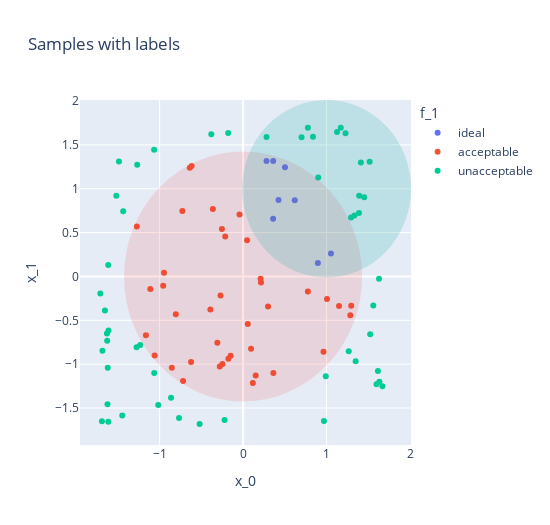

The notebook cell this image was saved under:
### Code cell
# Plot the sample df
import math

import plotly.express as px


fig = px.scatter(
    sample_df,
    x="x_0",
    y="x_1",
    color="f_1",
    width=550,
    height=525,
    title="Samples with labels",
)
fig.add_shape(
    type="circle",
    xref="x",
    yref="y",
    opacity=0.1,
    fillcolor="red",
    x0=-math.sqrt(2),
    y0=-math.sqrt(2),
    x1=math.sqrt(2),
    y1=math.sqrt(2),
    line_color="red",
)
fig.add_shape(
    type="circle",
    xref="x",
    yref="y",
    opacity=0.2,
    fillcolor="LightSeaGreen",
    x0=0,
    y0=0,
    x1=2,
    y1=2,
    line_color="LightSeaGreen",
)
fig.show()

### Figure 1 — Plotly figure (JSON) as saved in the notebook; plotly's stock layout.template omitted (floating-point values rounded to 4 significant figures)
{"data": [{"hovertemplate": "f_1=ideal<br>x_0=%{x}<br>x_1=%{y}<extra></extra>", "legendgroup": "ideal", "marker": {"color": "#636efa", "symbol": "circle"}, "mode": "markers", "name": "ideal", "orientation": "v", "showlegend": true, "type": "scatter", "x": [0.8959, 0.6191, 0.5021, 0.3607, 0.2808, 0.4246, 0.3597, 1.053], "xaxis": "x", "y": [0.154, 0.8684, 1.244, 1.317, 1.315, 0.8708, 0.6569, 0.2603], "yaxis": "y"}, {"hovertemplate": "f_1=acceptable<br>x_0=%{x}<br>x_1=%{y}<extra></extra>", "legendgroup": "acceptable", "marker": {"color": "#EF553B", "symbol": "circle"}, "mode": "markers", "name": "acceptable", "orientation": "v", "showlegend": true, "type": "scatter", "x": [-0.2477, 0.2989, -0.8059, 0.2147, 0.7765, -0.2792, -0.6163, -0.3917, 0.3629, -0.3079, 0.117, -0.3618, 1.296, -0.2534, -1.273, 0.0477, -0.04286, -0.7276, 0.2102, -0.149, -0.9573, -0.719, 0.1513, 0.05624, -0.214, -1.111, 1.15, 1.285, -0.854, -0.2703, -1.06, -0.9475, -0.6233, 0.09557, -1.164, 0.9635, -0.638, -0.176, 1.005], "xaxis": "x", "y": [-0.9968, -0.3424, -0.4317, -0.06949, -0.1703, -1.026, 1.258, -0.3769, -1.101, -0.7546, -1.215, 0.7678, -0.3354, 0.5402, 0.57, 0.4136, 0.7052, 0.7462, -0.02502, -0.9038, -0.1064, -1.192, -1.128, -0.5419, 0.4563, -0.1441, -0.336, -0.4438, -1.04, -0.2185, -0.9004, 0.04095, -0.974, -0.8255, -0.6703, -0.8584, 1.238, -0.9374, -0.2579], "yaxis": "y"}, {"hovertemplate": "f_1=unacceptable<br>x_0=%{x}<br>x_1=%{y}<extra></extra>", "legendgroup": "unacceptable", "marker": {"color": "#00cc96", "symbol": "circle"}, "mode": "markers", "name": "unacceptable", "orientation": "v", "showlegend": true, "type": "scatter", "x": [1.171, 1.349, -0.7673, 1.517, 1.56, 0.7767, 0.7006, -0.1782, 1.451, 1.412, 1.616, 1.228, -1.625, -1.276, -1.655, 1.629, -0.3806, 0.991, -1.628, -1.616, -1.017, 1.523, -1.269, 1.633, 0.8376, 1.334, -1.232, 1.669, -1.621, 1.599, 0.2809, -1.691, 1.389, -1.711, -1.487, -1.685, 1.294, -1.631, 1.126, 0.9002, 1.391, 1.266, -0.2218, -1.519, -1.615, -1.436, -1.448, -0.5207, -0.863, -1.065, 0.9687, -1.613, -1.066], "xaxis": "x", "y": [1.695, -0.9671, -1.614, 1.306, -0.3317, 1.695, 1.587, 1.634, 0.9035, 1.298, -1.078, 1.632, -1.458, -0.8069, -0.3879, -0.02771, 1.621, -1.137, -0.7335, 0.1298, -1.466, -0.6583, 1.274, -1.2, 1.593, 0.695, -0.7814, -1.253, -1.041, -1.23, 1.588, -1.651, 0.7231, -0.1955, 1.309, -0.8465, 0.6713, -0.65, 1.646, 1.127, 0.9185, -0.8535, -1.636, 0.9187, -1.656, 0.7441, -1.585, -1.682, -1.384, -1.101, -1.648, -0.6167, 1.445], "yaxis": "y"}], "layout": {"height": 525, "legend": {"title": {"text": "f_1"}, "tracegroupgap": 0}, "shapes": [{"fillcolor": "red", "line": {"color": "red"}, "opacity": 0.1, "type": "circle", "x0": -1.414, "x1": 1.414, "xref": "x", "y0": -1.414, "y1": 1.414, "yref": "y"}, {"fillcolor": "LightSeaGreen", "line": {"color": "LightSeaGreen"}, "opacity": 0.2, "type": "circle", "x0": 0, "x1": 2, "xref": "x", "y0": 0, "y1": 2, "yref": "y"}], "title": {"text": "Samples with labels"}, "width": 550, "xaxis": {"anchor": "y", "domain": [0, 1], "title": {"text": "x_0"}}, "yaxis": {"anchor": "x", "domain": [0, 1], "title": {"text": "x_1"}}}}
